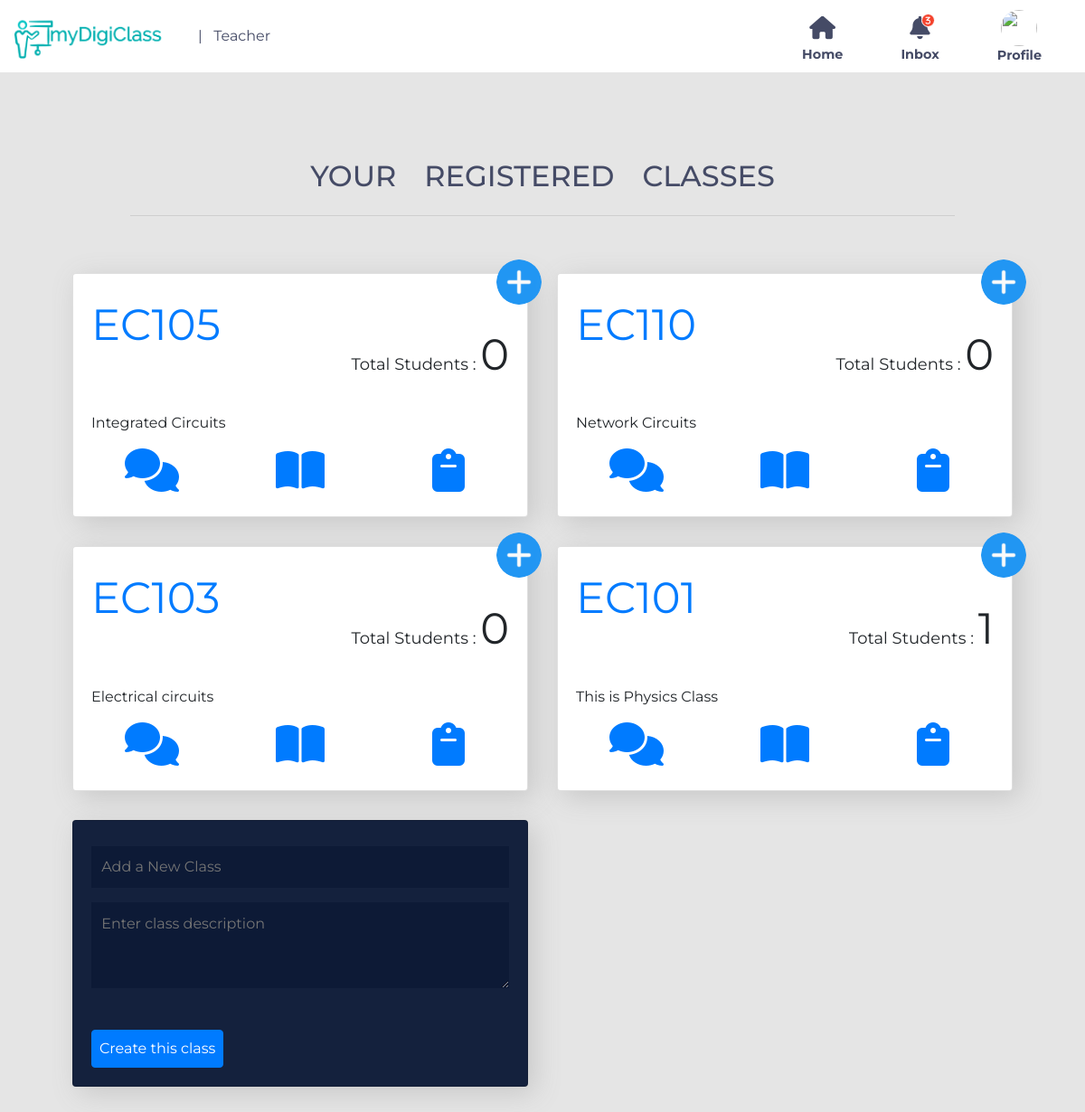
The page /Class (signed in) on the database its author committed.
### tables this page shows
CREATE TABLE class(
cls_id text PRIMARY KEY,
desc text,
creator text,
logged boolean
, c_id text);

### server.py (the view)
@app.route('/Class')
def Classs():
	if not check_session(): return redirect(url_for('login'))
	occ=session['user']['occ']
	classes=Class.allclasses(c,session['user']['user_id'])
	name=session['user']['name']
	roll=session['user']['roll']
	username=session['user']['user_id']
	clg_name=college.getCollegeName(c,session['user']['clg_id'])
	teachers=getTeachers()
	return render_template('class.html',occ=occ,classes=classes,username=username,name=name,roll=roll,clg_name=clg_name,teachers=teachers)

### Data_Models/Class.py (called while the page is built)
	@staticmethod
	def allclasses(c,user_id=None,cls_id=None):
		ids=[]
		if user_id :
			c.execute("select cls_id from urc where user_id=?",(user_id,))
			ids=c.fetchall()
		else:
			ids=[(cls_id,)]
		ls=[]
		for i in ids:
			c.execute("select * from class where cls_id=?",i)
			k=c.fetchone()
			c.execute("select user_id from urc where cls_id=?",i)
			sz=len(c.fetchall())-1
			ls.append({'cls_id':k[0].split("_")[1],'desc':k[1],'creator':k[2],'participants':sz})
		if cls_id:
			ls=ls[0]
		if type(ls)==type([]):
			print(ls)
			return reversed(ls)
		return ls

	@staticmethod
	def getTeacherClasses(c,c_id):
		c.execute("select cls_id,desc from class where c_id=?",(c_id,))
		cs=c.fetchall()
		ls=[]
		for cl in cs :
			ls.append({'cls_id':cl[0].split("_")[1],'desc':cl[1]})
		return ls

### Data_Models/College.py (called while the page is built)
	@staticmethod
	def getCollegeName(c,clg_id):
		c.execute("select name from college where clg_id=?",(clg_id,))
		l=c.fetchone()
		return l[0]

### Data_Models/User.py (called while the page is built)
	@staticmethod
	def getTeachers(c,clg_id):
		c.execute("select user_id,name from user where clg_id=? and occ='teacher'",(clg_id,))
		ts = c.fetchall()
		ls=[]
		for t in ts:
			ls.append({'user_id':t[0],'name':t[1]})
		return ls

### server.py (called while the page is built)
def check_session():
	if 'user' in session:
		return True
	return False

def getTeachers():
	teachers = user.getTeachers(c,session['user']['clg_id'])
	ls=[]
	for t in teachers:
		d={}
		d['name']=t['name']
		d['user_id']=t['user_id']
		d['classes']=getTeacherClasses(t['user_id'])
		ls.append(d)
	print(ls)
	return ls

def getTeacherClasses(uid):
	classes=Class.getTeacherClasses(c,uid)
	return classes

### Template/class.html (shortened to what this page needs)
<!DOCTYPE html>
<html>
<head>
	<link rel="stylesheet" href="https://stackpath.bootstrapcdn.com/bootstrap/4.5.0/css/bootstrap.min.css">
  <link rel="stylesheet" href="../static/css/view.css">
</head>
<body onload="onload()">
	<nav class="navbar-home navbar navbar-expand-lg">
		<a class="navbar-brand" href="#" style="font-size:x-large;"><img src="../static/icons/logo.png" alt="" height="50px" >
		</a>
		<span class="position"> | &nbsp;
			{% if occ=="teacher" %}
			Teacher
			{% else %}
			Student
			{% endif %}
		</span>
		<div class="panel navbar-expand-md" id="navbarSupportedContent">
			<ul class="navbar-nav ml-auto">
				<li class="nav-item">
					<i class="fas fa-home fa-2x home-icon"></i>
					<p class="icon-caption">Home</p>
				</li>
				<li class="nav-item" style="position: relative;">
						<i class="fas fa-2x notify-count">3</i>
					<i class="fas fa-2x fa-bell"></i>
					<p class="icon-caption">Inbox</p>
				</li>
				<li class="nav-item" id="icon-profile">
					<img id="avatar" src="getImg" alt="">
					<p class="icon-caption">Profile</p>
				</li>
			</ul>
		</div>
	</nav>
<div class="container-fluid content">
			<div class="title">
				<h2 class="title-text">your registered classes</h2>
			</div>
			<hr class="ruler">
			<div class="classes"  >
			{% for class in classes %}
			<div class="card class-view" id="scr">
				{% if occ=="teacher"%}
				<div class="create">
					<div class="icon-create">
						<img src="../static/icons/add.png" alt="">
					</div>
				</div>
				{% endif %}
				<div class="card-body">
					<div class="card-title">
						<font size="9px">
							<a href="#">{{ class.cls_id }}</a>
							<p class="totalCount">
								<font size="4px">Total Students : </font>
								<span class="num">{{ class.participants }}</span>
							</p>
						</font>
					</div>
				<p class="card-text">{{ class.desc }}</p>
				<div class="options">
					<div class="row">
						<div class="col-lg-4 col-md-4 col-sm-4 icon-shelf"><a href="{{ url_for('chats',cls_id = class.cls_id) }}" class="icon-card"><i class="fas fa-3x fa-comments"></i></a>
						</div>
						<div class="col-lg-4 col-md-4 col-sm-4 icon-shelf"><a href="/viewAss?cls_id={{ class.cls_id }}" class="icon-card"><i class="fas fa-3x fa-book-open"></i></a>
						</div>
						<div class="col-lg-4 col-md-4 col-sm-4 icon-shelf"><a href="/view_test?cls_id={{ class.cls_id }}" class="icon-card"><i class="fas fa-3x fa-clipboard"></i></a>
						</div>
					</div>
				</div>
				</div>
			</div>
			{% endfor %}
			<div class="card class-view join-class" id="scr">
				<div class="card-body">
					<form action="/add_class" method="post">
						{% if occ!="teacher" %}
						<input class="card-input" type="text" name="cls_code" id="cls_code" placeholder="Join a New Class" required="True" onkeyup="check_classavail('s')" autocomplete="off">
						<div id="print">
						</div>
						<input type="submit" name="" value="Join this class" class="btn btn-primary create-card-btn">
						{% else %}
						<input class="card-input" type="text" name="cls_code" id="cls_code" placeholder="Add a New Class" required="True" autocomplete="off" onkeyup="check_classavail('t')">
						<textarea class="card-input" name="desc" placeholder="Enter class description" id="exampleFormControlTextarea1" rows="3"></textarea>
						<br>
						<input type="submit" name="" value="Create this class" class=" btn btn-primary create-card-btn">
						{% endif %}
						</form>
				</div>
			</div>
</div>
</div>
</body>
</html>

### static/css/view.css (style rules this page uses)
* { box-sizing: border-box; font-family: 'Montserrat', sans-serif; overflow-x: hidden; }
body { z-index: -999; }
.navbar-nav { max-height: 6rem; }
.position { color: #454B66; font-size: 1rem; }
.panel { display: inline; margin-left: auto; }
.navbar-home { position: fixed; z-index: 1000; background-color: #fff; height: 5rem; max-height: 5rem; width: 100%; overflow: visible; }
.navbar-brand img { filter: invert(100%) contrast(200%); }
.nav-item { font-size: 1rem; color: #454B66; padding-top: 1.2em; margin: 0 2em 0 2em; display: flex; flex-direction: column; justify-content: center; }
#icon-profile img { margin: auto; }
.icon-caption { text-align: center; color: #454B66; font-size: .9em; font-weight: bold; padding-top:0; }
.fa-2x { font-size: 1.6em; margin: auto; }
.panel .navbar-nav .nav-item .notify-count { padding-left: 3.3px; padding-top: 2.3px; font-size: 9px; color: #fff; background-color: #F4442E; top: 2.5em; right: .5em; position: absolute; width: 15px; height: 15px; border-radius: 50%; border: 1px solid #fff; }
#avatar { height: 40px; width: 40px; border-radius: 50%; }
body { background-color: #E5E5E5; }
.title { text-align: center; font-size: 28px; text-transform: uppercase; word-spacing: .8em; color: #454B66; font-weight: bolder; }
.ruler { max-width: 80%; padding: .9em; padding-bottom: 0; }
.content { margin-top: 8em; background-color: #e5e5e5; width: 100%; height: 100%; padding: 3em; }
.classes { padding : 1em; display: grid; grid-template-columns: repeat(auto-fill, minmax(370px, 1fr)); }
.class-view { background-color: #fff; margin: 1em; box-shadow: 7px 7px 30px #c7c7c7; overflow: visible; }
.icon-shelf { text-align: center; }
.card-input { position: relative; margin: .5em 0; padding: .7em; width: 100%; background-color: #0d1a36; color: #e5e5e5; border: none; }
.join-class { background-color: #14213D; opacity: 1; }
.create-card-btn { text-align: center; margin: auto; color: #fff; padding: .5em; }
.create { position: absolute; top: -1rem; right: -1rem; width: 12rem; height: 5rem; padding:0; overflow: hidden; }
.icon-create { position: absolute; top: 0px; right:0px; border-radius: 50%; overflow-y: hidden; }
.icon-create img { height: 50px; width: 50px; transition:ease; transition-duration: .5s; }
.card-title .totalCount { margin-top: 0.7em; float:right; overflow-y: hidden; }
.num { font-size: 3rem; overflow-y: hidden; }

### rows shown on the page
class: cls_id "EC105", participants "0", desc "Integrated Circuits"
class: cls_id "EC110", participants "0", desc "Network Circuits"
class: cls_id "EC103", participants "0", desc "Electrical circuits"
class: cls_id "EC101", participants "1", desc "This is Physics Class"
